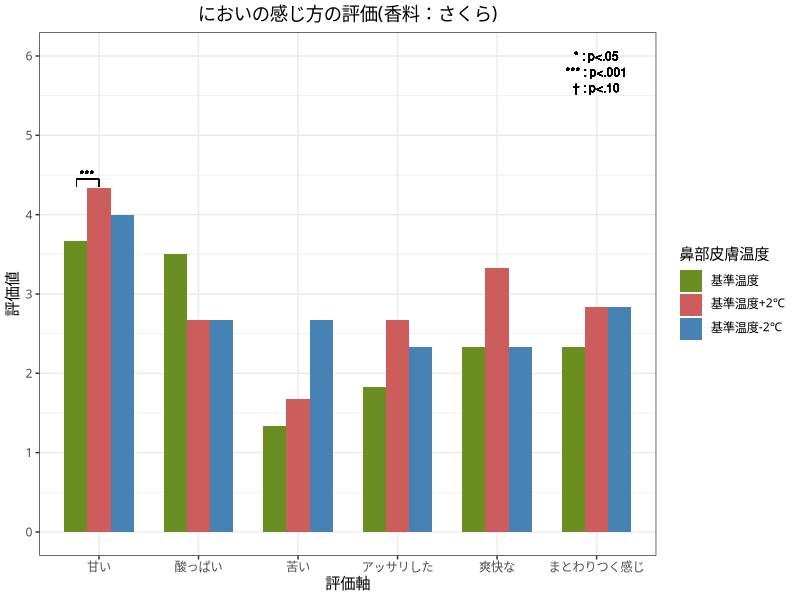

Source code (R):
library(ggplot2)
library(ggsci)

data_rating <- read.csv("ex2_sakura.csv", header=TRUE)
data_rating$鼻部皮膚温度 <- factor(data_rating$温度, levels = c('基準温度', '基準温度+2℃', '基準温度-2℃'))
g <- ggplot(data_rating, aes(x = 評価軸, y = 評価値, fill = 鼻部皮膚温度))
g <- g + geom_bar(width = 0.7, position = position_dodge(width = 0.7), stat = "identity")
g <- g + scale_x_discrete(limit=c('甘い', '酸っぱい', '苦い', 'アッサリした', '爽快な', 'まとわりつく感じ'))
g <- g + theme_bw(base_family="HiraKakuProN-W3")
g <- g + scale_y_continuous(breaks=seq(0, 6, length=7), limits=c(0,6))
g <- g + scale_fill_manual(values = c("#6B8E23", "#CD5C5C", "#4682B4"))
# 有意差を書き込む
# アスタリスク
g <- g + geom_text(x = 0.88, y = 4.5, label = "***", size = 3) + geom_segment(x = 0.775, xend = 0.775, y = 4.45, yend = 4.35, size = 0.2) + geom_segment(x = 0.775, xend = 1, y = 4.45, yend = 4.45, size = 0.2) + geom_segment(x = 1, xend = 1, y = 4.45, yend = 4.35, size = 0.2)

g <- g + geom_text(x = 6, y = 6, label = "* : p<.05", size = 3)
g <- g + geom_text(x = 6, y = 5.8, label = "*** : p<.001", size = 3)
g <- g + geom_text(x = 6, y = 5.6, label = "† : p<.10", size = 3)

# タイトル追加
g <- g + ggtitle("においの感じ方の評価(香料：さくら)") + theme(plot.title = element_text(hjust = 0.5))

plot(g)